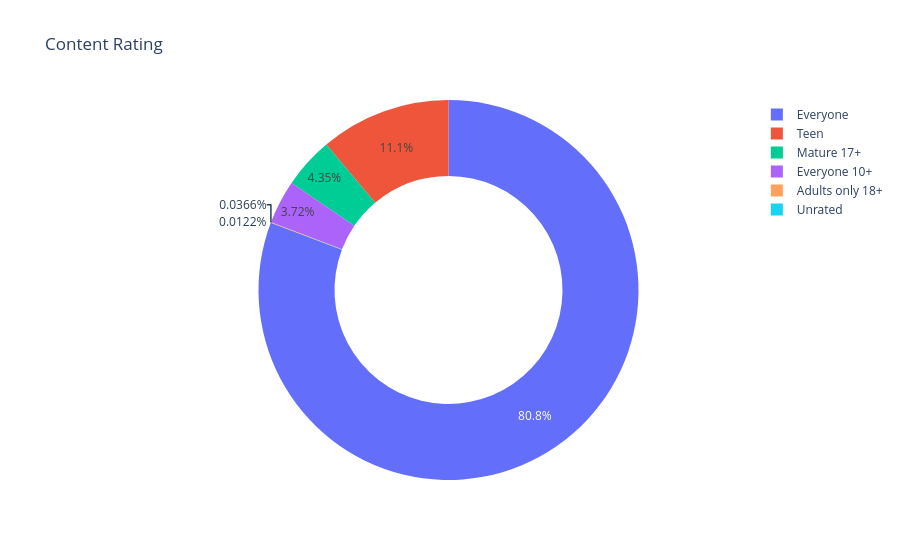

The notebook cell this image was saved under:
### Code cell
import nbformat
fig=px.pie(labels=ratings.index,
           values=ratings.values,
           title="Content Rating",
           names=ratings.index,
           hole=0.6)
fig.show()

### Figure 1 — Plotly figure (JSON) as saved in the notebook; plotly's stock layout.template omitted (floating-point values rounded to 4 significant figures)
{"data": [{"domain": {"x": [0, 1], "y": [0, 1]}, "hole": 0.6, "hovertemplate": "label=%{label}<br>value=%{value}<extra></extra>", "labels": ["Everyone", "Teen", "Mature 17+", "Everyone 10+", "Adults only 18+", "Unrated"], "legendgroup": "", "name": "", "showlegend": true, "type": "pie", "values": [6621, 912, 357, 305, 3, 1]}], "layout": {"legend": {"tracegroupgap": 0}, "title": {"text": "Content Rating"}}}
